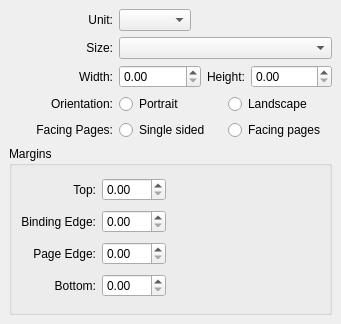
<ui version="4.0" >
 <class>KWPageLayout</class>
 <widget class="QWidget" name="KWPageLayout" >
  <property name="geometry" >
   <rect>
    <x>0</x>
    <y>0</y>
    <width>341</width>
    <height>324</height>
   </rect>
  </property>
  <property name="windowTitle" >
   <string>Form</string>
  </property>
  <layout class="QGridLayout" >
   <property name="leftMargin" >
    <number>9</number>
   </property>
   <property name="topMargin" >
    <number>9</number>
   </property>
   <property name="rightMargin" >
    <number>9</number>
   </property>
   <property name="bottomMargin" >
    <number>9</number>
   </property>
   <property name="horizontalSpacing" >
    <number>6</number>
   </property>
   <property name="verticalSpacing" >
    <number>6</number>
   </property>
   <item row="0" column="1" colspan="2" >
    <layout class="QHBoxLayout" >
     <property name="spacing" >
      <number>6</number>
     </property>
     <property name="leftMargin" >
      <number>0</number>
     </property>
     <property name="topMargin" >
      <number>0</number>
     </property>
     <property name="rightMargin" >
      <number>0</number>
     </property>
     <property name="bottomMargin" >
      <number>0</number>
     </property>
     <item>
      <widget class="QComboBox" name="units" />
     </item>
     <item>
      <spacer>
       <property name="orientation" >
        <enum>Qt::Horizontal</enum>
       </property>
       <property name="sizeHint" >
        <size>
         <width>10</width>
         <height>20</height>
        </size>
       </property>
      </spacer>
     </item>
    </layout>
   </item>
   <item row="2" column="1" colspan="2" >
    <layout class="QHBoxLayout" >
     <property name="spacing" >
      <number>6</number>
     </property>
     <property name="leftMargin" >
      <number>0</number>
     </property>
     <property name="topMargin" >
      <number>0</number>
     </property>
     <property name="rightMargin" >
      <number>0</number>
     </property>
     <property name="bottomMargin" >
      <number>0</number>
     </property>
     <item>
      <widget class="KoUnitDoubleSpinBox" name="width" />
     </item>
     <item>
      <widget class="QLabel" name="label_4" >
       <property name="sizePolicy" >
        <sizepolicy vsizetype="Preferred" hsizetype="Fixed" >
         <horstretch>0</horstretch>
         <verstretch>0</verstretch>
        </sizepolicy>
       </property>
       <property name="text" >
        <string>Height:</string>
       </property>
       <property name="buddy" >
        <cstring>height</cstring>
       </property>
      </widget>
     </item>
     <item>
      <widget class="KoUnitDoubleSpinBox" name="height" />
     </item>
    </layout>
   </item>
   <item row="4" column="0" >
    <widget class="QLabel" name="facingPageLabel" >
     <property name="text" >
      <string>Facing Pages:</string>
     </property>
     <property name="alignment" >
      <set>Qt::AlignRight|Qt::AlignTrailing|Qt::AlignVCenter</set>
     </property>
    </widget>
   </item>
   <item row="1" column="1" colspan="2" >
    <widget class="QComboBox" name="sizes" />
   </item>
   <item row="4" column="1" >
    <widget class="QRadioButton" name="singleSided" >
     <property name="text" >
      <string>Single sided</string>
     </property>
    </widget>
   </item>
   <item row="3" column="1" >
    <widget class="QRadioButton" name="portrait" >
     <property name="text" >
      <string>Portrait</string>
     </property>
    </widget>
   </item>
   <item row="3" column="0" >
    <widget class="QLabel" name="label_5" >
     <property name="text" >
      <string>Orientation:</string>
     </property>
     <property name="alignment" >
      <set>Qt::AlignRight|Qt::AlignTrailing|Qt::AlignVCenter</set>
     </property>
    </widget>
   </item>
   <item row="2" column="0" >
    <widget class="QLabel" name="label_3" >
     <property name="text" >
      <string>Width:</string>
     </property>
     <property name="alignment" >
      <set>Qt::AlignRight|Qt::AlignTrailing|Qt::AlignVCenter</set>
     </property>
     <property name="buddy" >
      <cstring>width</cstring>
     </property>
    </widget>
   </item>
   <item row="1" column="0" >
    <widget class="QLabel" name="label_2" >
     <property name="text" >
      <string>Size:</string>
     </property>
     <property name="alignment" >
      <set>Qt::AlignRight|Qt::AlignTrailing|Qt::AlignVCenter</set>
     </property>
     <property name="buddy" >
      <cstring>sizes</cstring>
     </property>
    </widget>
   </item>
   <item row="0" column="0" >
    <widget class="QLabel" name="unitsLabel" >
     <property name="text" >
      <string>Unit:</string>
     </property>
     <property name="alignment" >
      <set>Qt::AlignRight|Qt::AlignTrailing|Qt::AlignVCenter</set>
     </property>
     <property name="buddy" >
      <cstring>units</cstring>
     </property>
    </widget>
   </item>
   <item row="5" column="0" colspan="3" >
    <widget class="QGroupBox" name="margins" >
     <property name="title" >
      <string>Margins</string>
     </property>
     <layout class="QGridLayout" >
      <property name="leftMargin" >
       <number>9</number>
      </property>
      <property name="topMargin" >
       <number>9</number>
      </property>
      <property name="rightMargin" >
       <number>9</number>
      </property>
      <property name="bottomMargin" >
       <number>9</number>
      </property>
      <property name="horizontalSpacing" >
       <number>6</number>
      </property>
      <property name="verticalSpacing" >
       <number>6</number>
      </property>
      <item rowspan="4" row="0" column="2" >
       <spacer>
        <property name="orientation" >
         <enum>Qt::Horizontal</enum>
        </property>
        <property name="sizeType" >
         <enum>QSizePolicy::MinimumExpanding</enum>
        </property>
        <property name="sizeHint" >
         <size>
          <width>10</width>
          <height>10</height>
         </size>
        </property>
       </spacer>
      </item>
      <item row="2" column="0" >
       <widget class="QLabel" name="rightLabel" >
        <property name="text" >
         <string>Page Edge:</string>
        </property>
        <property name="alignment" >
         <set>Qt::AlignRight|Qt::AlignTrailing|Qt::AlignVCenter</set>
        </property>
        <property name="buddy" >
         <cstring>pageEdgeMargin</cstring>
        </property>
       </widget>
      </item>
      <item row="1" column="0" >
       <widget class="QLabel" name="leftLabel" >
        <property name="text" >
         <string>Binding Edge:</string>
        </property>
        <property name="alignment" >
         <set>Qt::AlignRight|Qt::AlignTrailing|Qt::AlignVCenter</set>
        </property>
        <property name="buddy" >
         <cstring>bindingEdgeMargin</cstring>
        </property>
       </widget>
      </item>
      <item row="3" column="0" >
       <widget class="QLabel" name="label_12" >
        <property name="text" >
         <string>Bottom:</string>
        </property>
        <property name="alignment" >
         <set>Qt::AlignRight|Qt::AlignTrailing|Qt::AlignVCenter</set>
        </property>
        <property name="buddy" >
         <cstring>bottomMargin</cstring>
        </property>
       </widget>
      </item>
      <item row="2" column="1" >
       <widget class="KoUnitDoubleSpinBox" name="pageEdgeMargin" >
        <property name="maximum" >
         <double>999.990000000000009</double>
        </property>
       </widget>
      </item>
      <item row="0" column="0" >
       <widget class="QLabel" name="label_9" >
        <property name="text" >
         <string>Top:</string>
        </property>
        <property name="alignment" >
         <set>Qt::AlignRight|Qt::AlignTrailing|Qt::AlignVCenter</set>
        </property>
        <property name="buddy" >
         <cstring>topMargin</cstring>
        </property>
       </widget>
      </item>
      <item row="1" column="1" >
       <widget class="KoUnitDoubleSpinBox" name="bindingEdgeMargin" >
        <property name="maximum" >
         <double>999.990000000000009</double>
        </property>
       </widget>
      </item>
      <item row="0" column="1" >
       <widget class="KoUnitDoubleSpinBox" name="topMargin" >
        <property name="maximum" >
         <double>999.990000000000009</double>
        </property>
       </widget>
      </item>
      <item row="3" column="1" >
       <widget class="KoUnitDoubleSpinBox" name="bottomMargin" >
        <property name="maximum" >
         <double>999.990000000000009</double>
        </property>
       </widget>
      </item>
     </layout>
    </widget>
   </item>
   <item row="4" column="2" >
    <widget class="QRadioButton" name="facingPages" >
     <property name="text" >
      <string>Facing pages</string>
     </property>
    </widget>
   </item>
   <item row="3" column="2" >
    <widget class="QRadioButton" name="landscape" >
     <property name="text" >
      <string>Landscape</string>
     </property>
    </widget>
   </item>
  </layout>
 </widget>
 <customwidgets>
  <customwidget>
   <class>KoUnitDoubleSpinBox</class>
   <extends>QDoubleSpinBox</extends>
   <header>KoUnitWidgets.h</header>
  </customwidget>
 </customwidgets>
 <tabstops>
  <tabstop>units</tabstop>
  <tabstop>sizes</tabstop>
  <tabstop>width</tabstop>
  <tabstop>height</tabstop>
  <tabstop>portrait</tabstop>
  <tabstop>landscape</tabstop>
  <tabstop>singleSided</tabstop>
  <tabstop>facingPages</tabstop>
  <tabstop>topMargin</tabstop>
  <tabstop>bindingEdgeMargin</tabstop>
  <tabstop>pageEdgeMargin</tabstop>
  <tabstop>bottomMargin</tabstop>
 </tabstops>
 <resources/>
 <connections/>
</ui>
